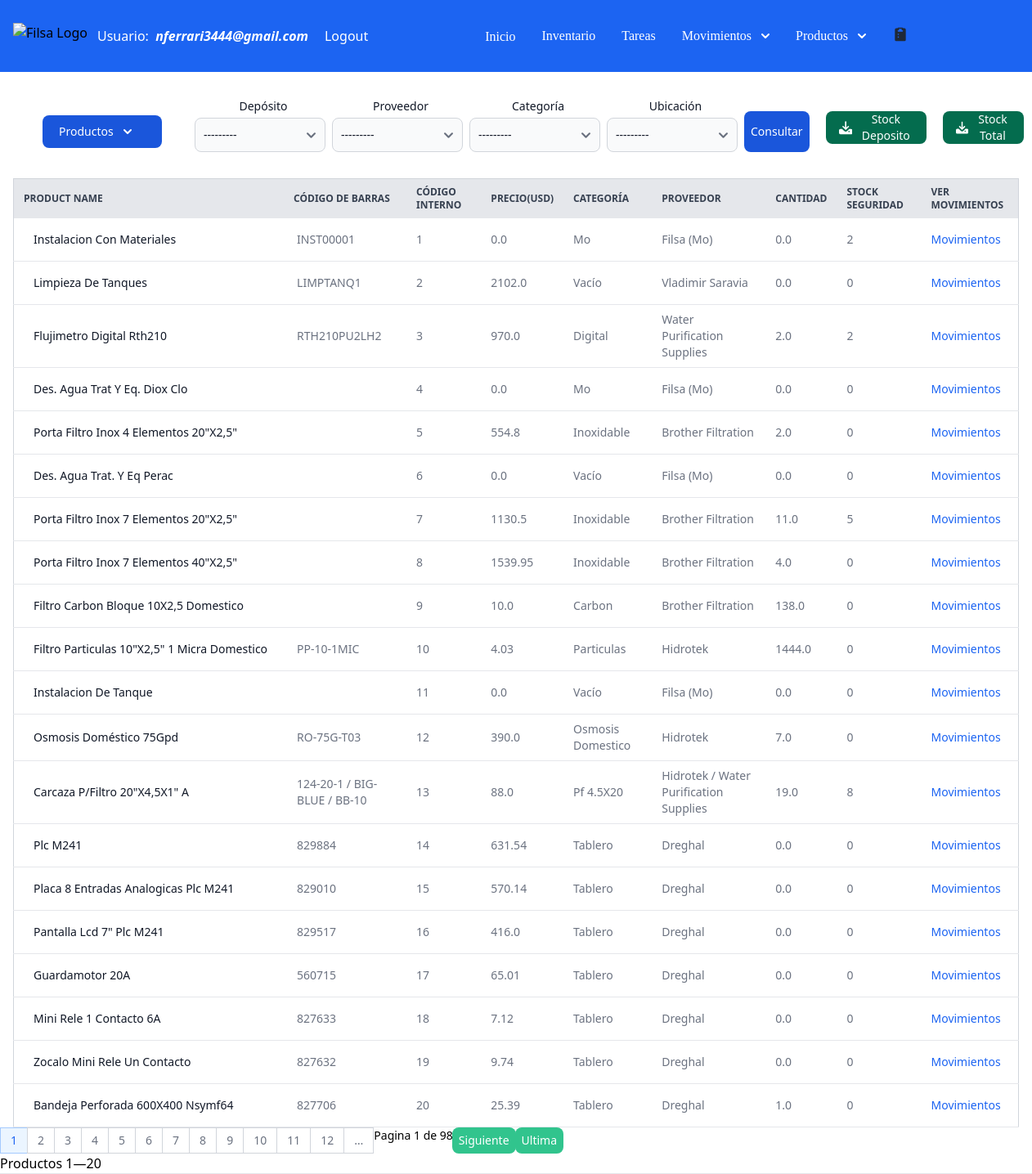
Before: /stock/ (signed in) with the older database file.
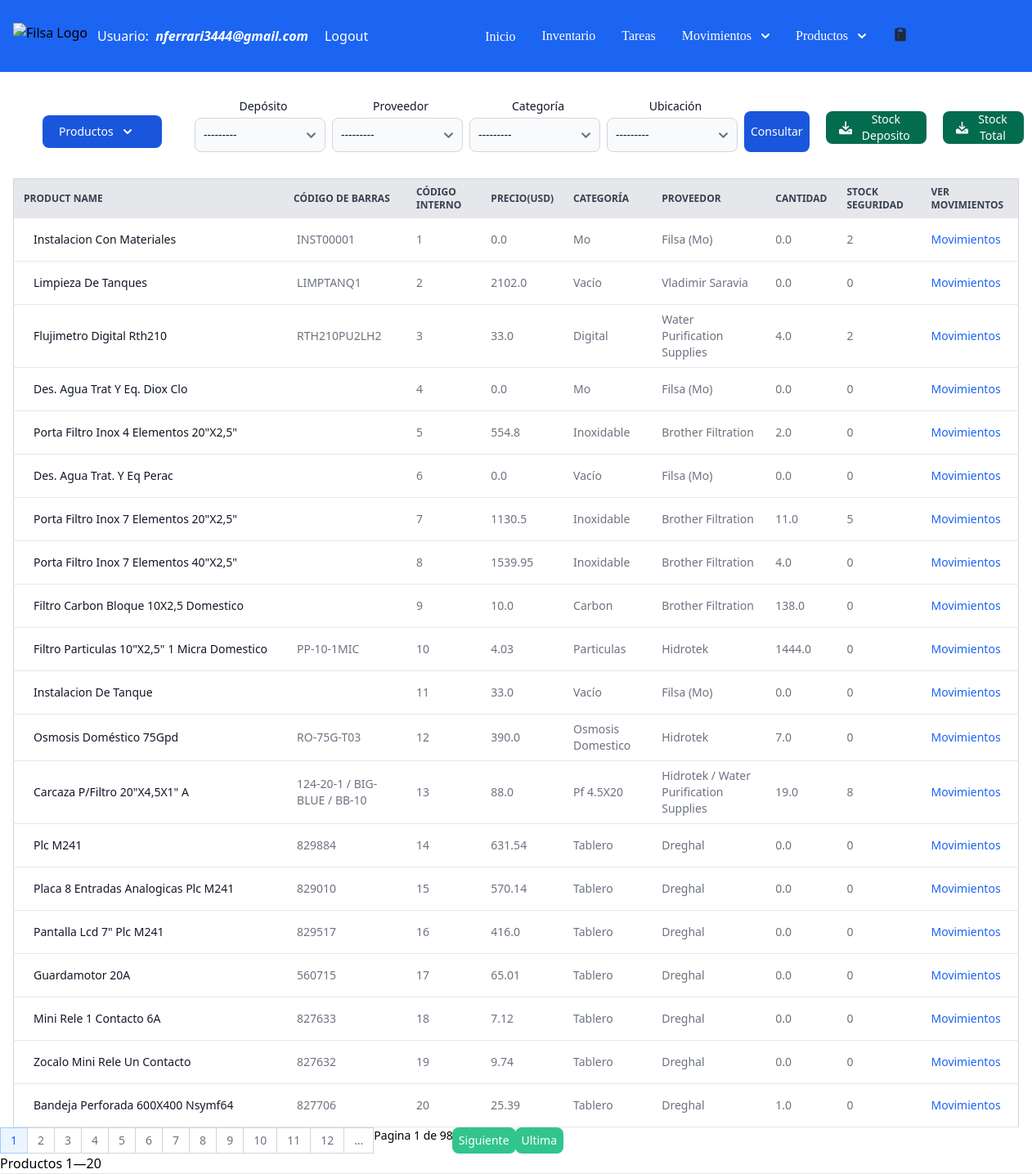
After: the same page with the newer database file.
### filsa/models.py (models this page shows, shortened)
class Product(models.Model):
    class Meta:
      verbose_name = 'Stock Productos vs Seguridad'
      verbose_name_plural = 'Stock Productos vs Seguridad'
    CURRENCIES= [('USD', 'Dolar'),
                  ('$', 'Pesos')]
    product_id = models.AutoField(primary_key=True)
    name = models.CharField(max_length=100)
    barcode = models.CharField(max_length= 100, verbose_name=u"Codigo de Barras")
    internalCode = models.BigIntegerField(verbose_name=u"Codigo Interno")
    quantity = models.FloatField(default=0)
    category = models.CharField(max_length=100, default='Insumos') #  choices=CATEGORIES,
    supplier = models.CharField(max_length=100, default='')
    stockSecurity = models.IntegerField(default=0)
    price = models.FloatField(default=0)
    currency = models.CharField(max_length=10, choices=CURRENCIES, default='Dolar')
    hasOffer = models.ForeignKey(Cotization, on_delete=models.SET_DEFAULT, blank=True, null=True, default=None)
    quantityOffer = models.FloatField(null=True, blank= True)
    priceOffer = models.FloatField(null=True, blank= True)

### filsa/views.py (the view)
# urls.py: path('stock/', StockListView.as_view(), name='stock'),
class StockListView(LoginRequiredMixin, FilteredListView, generic.ListView):
    queryset = Product.objects.all()
    filterset_class = StockFilterSet
    filter_backends = (filters.DjangoFilterBackend,)
    paginate_by = 20
    template_name = 'stock.html'
    def get_queryset(self):
        warehouse = self.request.GET.get('name', None)
        print('warehouse selected is', warehouse)
        supplier = self.request.GET.get('supplier',None)
        category = self.request.GET.get('category', None)
        location = self.request.GET.get('location', None)
        print('supplier selected is', supplier)
        if category:
            category_filter = True
            categoryList = [category]
        else:
            categoryList = Product.objects.all().values('category').distinct().order_by('category')
        if location:
            locationList = [location]
        else:
            locationList = WarehousesProduct.objects.values_list('location',flat=True).distinct().order_by('location')
        if supplier:
            supplier_filter = True
            supplierList = [supplier]
        else:
            supplierList = Product.objects.all().values('supplier').distinct().order_by('supplier')
        if warehouse:
            warehouseList = [warehouse]
        else:
            warehouseList = WarehousesProduct.objects.values_list('name',flat=True).distinct().order_by('name')
        print('warehouse , category and supplier are {} {} {}'.format(warehouse,category,supplier))
        if None not in (warehouse,category,supplier, location) :
            filter = WarehousesProduct.objects.select_related('product').filter(name__in= warehouseList, location__in= locationList, product__category__in= categoryList, product__supplier__in=supplierList).order_by('product__internalCode')
        else:
            filter = Product.objects.all()
        return filter #.qs
    def get_context_data(self, **kwargs):
        warehouse = self.request.GET.get('name',None)
        print('warehouse selected get_context_data is', warehouse)
        supplier = self.request.GET.get('supplier')
        print('supplier selected get_context_data is', supplier)
        context = super().get_context_data(**kwargs)
        warehouse = self.request.GET.get('name', None)
        print('warehouse selected is', warehouse)
        supplier = self.request.GET.get('supplier',None)
        category = self.request.GET.get('category', None)
        location = self.request.GET.get('location', None)
        print('supplier selected is', supplier)
        if category:
            category_filter = True
            categoryList = [category]
        else:
            categoryList = Product.objects.all().values('category').distinct().order_by('category')
        if location:
            locationList = [location]
        else:
            locationList = WarehousesProduct.objects.values_list('location',flat=True).distinct().order_by('location')
        if supplier:
            supplier_filter = True
            supplierList = [supplier]
        else:
            supplierList = Product.objects.all().values('supplier').distinct().order_by('supplier')
        if warehouse:
            warehouseList = [warehouse]
        else:
            warehouseList = WarehousesProduct.objects.values_list('name',flat=True).distinct().order_by('name')
        if None not in (warehouse,category,supplier, location) :
            filter = WarehousesProduct.objects.select_related('product').filter(name__in= warehouseList, product__category__in= categoryList, product__supplier__in=supplierList ).order_by('product__internalCode')
        else:
            filter = Product.objects.all()
        context["filter"] = filter
        return context #filter #.qs

### filsa/filters.py (called while the page is built)
    @property
    def field(self):
        self.extra['choices'] = set([(a.name, a.name) for a in WarehousesProduct.objects.all().order_by('name')]) # self.parent.queryset])
        return super(WarehouseChoiceFilter, self).field

    @property
    def field(self):                                          #  Author.objects.prefetch_related('book_set').values('id', 'book')
        self.parent.queryset = [product for product in WarehousesProduct.objects.select_related('product').order_by('product__category')]          #Product.objects.all().values('category').distinct()
        self.extra['choices'] = set([(a.product.category,a.product.category) for a in self.parent.queryset])
        return super(CategoryChoiceFilter, self).field

    @property
    def field(self):                                          #  Author.objects.prefetch_related('book_set').values('id', 'book')
        self.extra['choices'] = set([(a.location, a.location) for a in WarehousesProduct.objects.all().order_by('location')])
        return super(LocationChoiceFilter, self).field

### filsa/templates/stock.html (shortened to what the changed rows need)
{% extends '_base.html' %}
{% load grouptag %}
{% load static %}
{% block content %}
<div class="w-full px-4 relative overflow-x-auto">
    <table  id="productTable" class="py-8 px-4 lg:py-16 text-sm text-left rtl:text-right text-gray-500 dark:text-gray-400 border border-gray-300 dark:border-gray-700">
        <thead class="text-xs text-gray-700 uppercase bg-gray-200 dark:bg-gray-700 dark:text-gray-400">
            <tr>
                <th scope="col" class="px-3 py-2">
                    Product name
                </th>
                <th scope="col" class="px-2 py-2">
                    <div class="flex items-center">
                        Código de Barras
                    </div>
                </th>
                <th scope="col" class="px-3 py-2">
                    <div class="flex items-center">
                        Código Interno
                    </div>
                </th>
    {% if user.groups.all.0.name.strip == "Administrador"  or user.groups.all.0.name.strip == "Comercial" %}
                <th scope="col" class="px-3 py-2">
                    <div class="flex items-center">
                        Precio(USD)
                    </div>
                </th>
                {% endif %}
                <th scope="col" class="px-3 py-2">
                    <div class="flex items-center">
                        Categoría
                    </div>
                </th>
                <th scope="col" class="px-3 py-2">
                    <div class="flex items-center">
                        Proveedor
                    </div>
                </th>
                <th scope="col" class="px-3 py-2">
                    <div class="flex items-center">
                        Cantidad
                    </div>
                </th>
                <th scope="col" class="px-3 py-2">
                    <div class="flex items-center">
                        Stock Seguridad
                    </div>
                </th>
                <th scope="col" class="px-3 py-2">
                    <div class="flex items-center">
                    <span>Ver Movimientos</span>
                </div>
                </th>
            </tr>
        </thead>
        <tbody>
            {% for product in object_list %}
            <tr class="bg-white border-b dark:bg-gray-800 dark:border-gray-700">
                <th scope="row" class="px-6 py-4 font-medium text-gray-900 whitespace-nowrap dark:text-white">
                {% if 'name' in request.GET or 'supplier' in request.GET or 'category' in request.GET %}
                {{product.product.name}}
                {% else %}
                {{product.name}}
                {% endif %}
                </th>
                <td class="px-3 py-2">
                {% if 'name' in request.GET or 'supplier' in request.GET or 'category' in request.GET %}
                {{product.product.barcode}}
                {% else %}
                {{product.barcode}}
                {% endif %}
                </td>
                <td class="px-3 py-2">
                {% if 'name' in request.GET or 'supplier' in request.GET or 'category' in request.GET %}
                {{product.product.internalCode}}
                {% else %}
                {{product.internalCode}}
                {% endif %}
                </td>
            {% if user.groups.all.0.name.strip == "Administrador"  or user.groups.all.0.name.strip == "Comercial" %}
                <td class="px-3 py-2">
                    {% if 'name' in request.GET or 'supplier' in request.GET or 'category' in request.GET %}
                    {{product.product.price}}
                        {% else %}
                    {{product.price}}
                    {% endif %}
                    </td>
                    {% endif %}
            <td class="px-3 py-2">
                {% if 'name' in request.GET or 'supplier' in request.GET or 'category' in request.GET %}
                {{product.product.category}}
                {% else %}
                {{product.category}}
                {% endif %}
                </td>
                <td class="px-3 py-2">
                {% if 'name' in request.GET or 'supplier' in request.GET or 'category' in request.GET %}
                {{product.product.supplier}}
                {% else %}
                {{product.supplier}}
                {% endif %}
                </td>
                <td class="px-3 py-2">
                {% if 'name' in request.GET or 'supplier' in request.GET or 'category' in request.GET %}
                {{product.quantity}}
                {% else %}
                {{product.quantity}}
                {% endif %}
                </td>
                <td class="px-3 py-2">
                    {% if 'name' in request.GET or 'supplier' in request.GET or 'category' in request.GET %}
                    {{product.product.stockSecurity}}
                    {% else %}
                    {{product.stockSecurity}}
                    {% endif %}
                </td>
                <td class="px-3 py-2">
                    <a href="{% url 'stockhistory' product_id=product.product_id %}"   class="font-medium text-blue-600 dark:text-blue-500 hover:underline">Movimientos</a>
                </td>
            </tr>
            {% endfor %}
        </tbody>
    </table>
</div>
  {% endblock content %}

Changed rows visible on the page:
changed Product "Flujimetro Digital Rth210": price "970.0" → "33.0"; quantity "2.0" → "4.0"
changed Product "Instalacion De Tanque": price "0.0" → "33.0"
